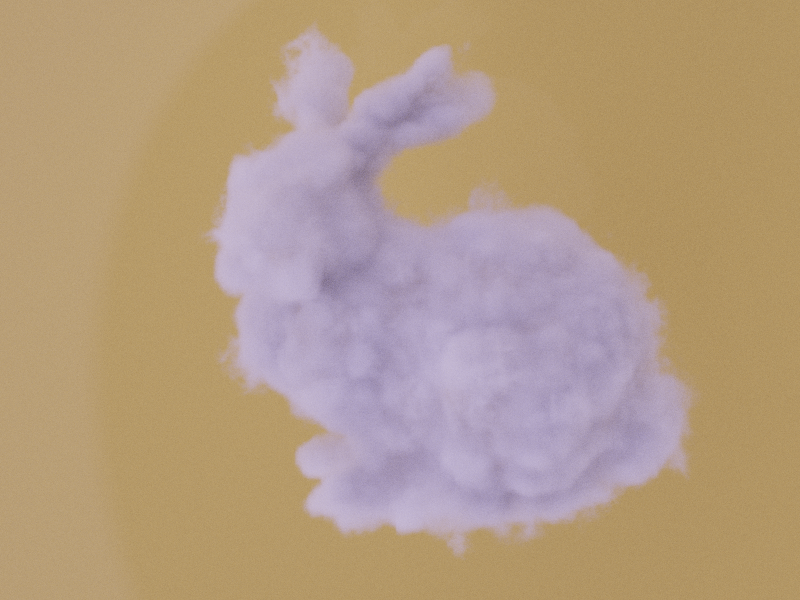

The script that saved this image:
# Bunny Cloud Scene - NanoVDB Volumetric Path Tracing Example
# Uses actual NanoVDB volumetric data from pbrt-v4-scenes for spatially-varying density
#
# This parses the NanoVDB file format directly in Julia and renders with GridMedium + VolPath
using TraceMakie, Makie, Hikari, GeometryBasics, Raycore
using FileIO, AMDGPU
using Zlib_jll

# =============================================================================
# NanoVDB Parser
# =============================================================================

# Zlib stream structure for decompression
mutable struct ZStream
    next_in::Ptr{UInt8}
    avail_in::Cuint
    total_in::Culong
    next_out::Ptr{UInt8}
    avail_out::Cuint
    total_out::Culong
    msg::Ptr{Cchar}
    state::Ptr{Cvoid}
    zalloc::Ptr{Cvoid}
    zfree::Ptr{Cvoid}
    opaque::Ptr{Cvoid}
    data_type::Cint
    adler::Culong
    reserved::Culong
end

ZStream() = ZStream(
    C_NULL, 0, 0,
    C_NULL, 0, 0,
    C_NULL, C_NULL,
    C_NULL, C_NULL, C_NULL,
    0, 0, 0
)

"""
    decompress_zlib(compressed_data::Vector{UInt8}, output_size::Int) -> Vector{UInt8}

Decompress zlib-compressed data.
"""
function decompress_zlib(compressed_data::Vector{UInt8}, output_size::Int)
    output_buffer = Vector{UInt8}(undef, output_size)

    z = Ref(ZStream())
    z[].next_in = pointer(compressed_data)
    z[].avail_in = length(compressed_data)
    z[].next_out = pointer(output_buffer)
    z[].avail_out = output_size

    ret = ccall((:inflateInit_, Zlib_jll.libz), Cint,
                (Ref{ZStream}, Cstring, Cint), z, "1.2.11", sizeof(ZStream))
    ret != 0 && error("inflateInit failed: $ret")

    ret = ccall((:inflate, Zlib_jll.libz), Cint, (Ref{ZStream}, Cint), z, 4)  # Z_FINISH=4
    decompressed_size = z[].total_out
    ccall((:inflateEnd, Zlib_jll.libz), Cint, (Ref{ZStream},), z)

    return output_buffer[1:decompressed_size]
end

"""
    parse_nanovdb(filepath::String) -> (volume::Array{Float32,3}, world_bounds::Tuple)

Parse a NanoVDB file and return the density volume and world bounds.
"""
function parse_nanovdb(filepath::String)
    nvdb_data = read(filepath)
    println("NanoVDB file size: $(length(nvdb_data)) bytes")

    # Find zlib header (0x78 0x9c for default compression)
    compressed_start = 0
    for i in 1:min(500, length(nvdb_data)-1)
        if nvdb_data[i] == 0x78 && nvdb_data[i+1] in (0x01, 0x5e, 0x9c, 0xda)
            compressed_start = i
            break
        end
    end
    compressed_start == 0 && error("Could not find zlib header")
    println("Found zlib header at byte $compressed_start")

    # Decompress grid data
    compressed_data = nvdb_data[compressed_start:end]
    println("Decompressing $(length(compressed_data)) bytes...")
    grid_data = decompress_zlib(compressed_data, 200_000_000)
    println("Decompressed to $(length(grid_data)) bytes")

    # Read world bounds from GridData header (offset 561-608 for world bbox)
    world_bbox = reinterpret(Float64, grid_data[561:608])
    world_min = (Float32(world_bbox[1]), Float32(world_bbox[2]), Float32(world_bbox[3]))
    world_max = (Float32(world_bbox[4]), Float32(world_bbox[5]), Float32(world_bbox[6]))
    println("World bounds: $world_min to $world_max")

    # Read leaf count from TreeData (offset 673 + 32 for node counts)
    # TreeData: 4 uint64 offsets (32 bytes) + 4 uint32 counts (16 bytes)
    tree_offset = 673
    node_counts = reinterpret(UInt32, grid_data[tree_offset+32:tree_offset+47])
    leaf_count = Int(node_counts[1])  # First count is leaf nodes
    println("Found $leaf_count leaf nodes")

    # Each leaf: 12 bytes coords + 4 bytes bbox/flags + 64 bytes mask + 2048 bytes values + 16 bytes stats = 2144 bytes
    leaf_size = 2144

    # Leaf data is at the end of the grid - calculate start from total size
    total_leaf_bytes = leaf_count * leaf_size
    leaf_data_offset = length(grid_data) - total_leaf_bytes + 1
    println("Leaf data starts at offset: $leaf_data_offset")

    # Read all leaf coordinates to get volume bounds
    all_coords = Vector{NTuple{3,Int32}}(undef, leaf_count)
    for i in 0:leaf_count-1
        offset = leaf_data_offset + i * leaf_size
        c = reinterpret(Int32, grid_data[offset:offset+11])
        all_coords[i+1] = (c[1], c[2], c[3])
    end

    min_x, max_x = extrema(c[1] for c in all_coords)
    min_y, max_y = extrema(c[2] for c in all_coords)
    min_z, max_z = extrema(c[3] for c in all_coords)
    println("Leaf coord bounds: X=$min_x:$max_x, Y=$min_y:$max_y, Z=$min_z:$max_z")

    # Create volume array
    vol_size_x = max_x - min_x + 8
    vol_size_y = max_y - min_y + 8
    vol_size_z = max_z - min_z + 8
    println("Creating volume: $vol_size_x x $vol_size_y x $vol_size_z")

    volume = zeros(Float32, vol_size_x, vol_size_y, vol_size_z)

    # Fill volume from leaves
    for leaf_idx in 0:leaf_count-1
        offset = leaf_data_offset + leaf_idx * leaf_size
        cx, cy, cz = reinterpret(Int32, grid_data[offset:offset+11])

        # Read 512 float values (8x8x8 block)
        vals_offset = offset + 80
        vals = reinterpret(Float32, grid_data[vals_offset:vals_offset+2047])

        # Map to volume indices
        base_x = cx - min_x + 1
        base_y = cy - min_y + 1
        base_z = cz - min_z + 1

        # Fill 8x8x8 block (NanoVDB uses x-major ordering)
        idx = 1
        for lx in 0:7
            for ly in 0:7
                for lz in 0:7
                    vx = base_x + lx
                    vy = base_y + ly
                    vz = base_z + lz
                    if 1 <= vx <= vol_size_x && 1 <= vy <= vol_size_y && 1 <= vz <= vol_size_z
                        volume[vx, vy, vz] = vals[idx]
                    end
                    idx += 1
                end
            end
        end
    end

    nonzero = count(x -> x > 0, volume)
    println("Volume filled: $nonzero non-zero voxels")

    return volume, world_min, world_max
end

"""
    downsample_volume(volume::Array{Float32,3}, factor::Int) -> Array{Float32,3}

Downsample volume by averaging blocks.
"""
function downsample_volume(volume::Array{Float32,3}, factor::Int)
    sx, sy, sz = size(volume)
    ds_size = (sx ÷ factor, sy ÷ factor, sz ÷ factor)
    result = zeros(Float32, ds_size...)

    for ix in 1:ds_size[1]
        for iy in 1:ds_size[2]
            for iz in 1:ds_size[3]
                total = 0f0
                count = 0
                for dx in 0:factor-1, dy in 0:factor-1, dz in 0:factor-1
                    x = (ix-1)*factor + dx + 1
                    y = (iy-1)*factor + dy + 1
                    z = (iz-1)*factor + dz + 1
                    if x <= sx && y <= sy && z <= sz
                        total += volume[x, y, z]
                        count += 1
                    end
                end
                result[ix, iy, iz] = total / count
            end
        end
    end

    return result
end

# =============================================================================
# Scene Creation - Matching pbrt-v4 bunny-cloud.pbrt exactly
# =============================================================================

# pbrt scene reference:
# LookAt 00 120 50       7 0 17   0 0 1
# Camera "perspective" "float fov" 25
# Film "rgb" "string sensor" "nikon_d850" "float whitebalance" 5000 "float iso" 90
# Integrator "volpath" "integer maxdepth" 50
#
# LightSource "infinite" "string filename" "textures/sky.exr" "float scale" 4
#   (rotated 10° around X axis)
#
# MakeNamedMedium "foo" "string type" "nanovdb" "string filename" "bunny_cloud.nvdb"
#   "spectrum sigma_s" [200 10 900 10] "spectrum sigma_a" [200 .5 900 .5]
#   (rotated 180° around Z, then 90° around X)
#
# MediumInterface "foo" "" + Material "interface" + Shape "sphere" "float radius" 45
#
# Ground: Material "coateddiffuse" "rgb reflectance" [ .4 .45 .35 ] "float roughness" 0
#         Shape "disk" "float radius" 1000 (translated y=-50)

"""
    create_nanovdb_bunny_scene(nvdb_path::String; resolution=(800,600), downsample=4)

Create a bunny cloud scene from NanoVDB file, matching pbrt-v4 bunny-cloud.pbrt exactly.
"""
function create_nanovdb_bunny_scene(nvdb_path::String;
    resolution=(800, 600),
    downsample=4,
    # pbrt-v4: "spectrum sigma_s" [200 10 900 10]
    # This is piecewise linear spectrum: [λ₁ value₁ λ₂ value₂]
    # For this scene: [200nm→10, 900nm→10] is a flat spectrum (constant value 10)
    # We use scalar since RGBSpectrum gets uplifted at runtime (equivalent to flat spectrum)
    sigma_s=10.0f0,
    # pbrt-v4: "spectrum sigma_a" [200 .5 900 .5]
    # Flat spectrum: constant 0.5 across wavelengths
    sigma_a=0.5f0,
    # Phase function asymmetry parameter (g=0 means isotropic scattering)
    g=0.0f0
)
    # Parse NanoVDB file
    volume, world_min, world_max = parse_nanovdb(nvdb_path)

    # Downsample for practical rendering
    volume_ds = downsample_volume(volume, downsample)
    println("Downsampled to: $(size(volume_ds))")

    # pbrt applies these rotations to the medium:
    # Rotate 180 0 0 1  (180° around Z axis)
    # Rotate 90 1 0 0   (90° around X axis)
    # This effectively: flips X (from 180° Z), then rotates Y->Z, Z->-Y (from 90° X)
    # Combined: (x,y,z) -> (-x, -z, y)

    # Apply the rotation by permuting and flipping the volume axes
    # Original NanoVDB is Y-up. After pbrt rotations:
    # - 180° around Z: (x,y,z) -> (-x,-y,z)
    # - 90° around X: (x,y,z) -> (x,z,-y)
    # Combined: (x,y,z) -> (-x, z, -(-y)) = (-x, z, y)
    # But since we flip axes, we need to reverse those dimensions

    # Actually, let's just match the visual orientation:
    # The bunny should be upright with Z as up in the final scene
    # NanoVDB stores Y-up bunny, so swap Y<->Z
    volume_reoriented = permutedims(volume_ds, (1, 3, 2))
    # Flip X to match the 180° Z rotation (bunny facing correct direction)
    volume_reoriented = reverse(volume_reoriented, dims=1)

    # Compute world bounds after reorientation
    # Original bounds are in Y-up space, convert to Z-up
    new_world_min = Vec3f(-world_max[1], world_min[3], world_min[2])
    new_world_max = Vec3f(-world_min[1], world_max[3], world_max[2])

    # Ensure min < max
    actual_min = Vec3f(min(new_world_min[1], new_world_max[1]),
                       min(new_world_min[2], new_world_max[2]),
                       min(new_world_min[3], new_world_max[3]))
    actual_max = Vec3f(max(new_world_min[1], new_world_max[1]),
                       max(new_world_min[2], new_world_max[2]),
                       max(new_world_min[3], new_world_max[3]))

    # Normalize density
    volume_norm = volume_reoriented ./ maximum(volume_reoriented)

    # Create GridMedium with pbrt-matching sigma values
    # RGBSpectrum(scalar) creates a flat RGB spectrum that gets uplifted to hero wavelengths
    # at runtime via uplift_rgb_unbounded(). This matches pbrt's behavior for flat spectra
    # where DenselySampledSpectrum.Sample(lambda) returns the same value for all wavelengths.
    bounds = Raycore.Bounds3(actual_min, actual_max)
    grid_medium = Hikari.GridMedium(
        volume_norm;
        σ_a = Hikari.RGBSpectrum(sigma_a),
        σ_s = Hikari.RGBSpectrum(sigma_s),
        g = g,
        bounds = bounds
    )

    # Create scene (no default lights - we'll add environment light)
    s = Scene(size=resolution; lights=Makie.AbstractLight[])
    cam3d!(s)

    # Camera setup - matching pbrt exactly:
    # LookAt 00 120 50       7 0 17   0 0 1
    # Camera at (0, 120, 50), looking at (7, 0, 17), up is (0, 0, 1)
    # Camera "perspective" "float fov" 25
    cam_pos = Vec3f(0, 120, 50)
    look_at = Vec3f(7, 0, 17)
    update_cam!(s, cam_pos, look_at, Vec3f(0, 0, 1))

    # Set FOV to match pbrt (25 degrees)
    s.camera_controls.fov[] = 25.0

    # Transparent boundary material for medium interface (pbrt's "interface" material)
    transparent = Hikari.GlassMaterial(
        Kr = Hikari.RGBSpectrum(0f0),
        Kt = Hikari.RGBSpectrum(1f0),
        index = 1.0f0
    )

    # Create sphere geometry for medium boundary (pbrt uses sphere radius 45)
    # The sphere is centered at origin in pbrt
    sphere_mesh = GeometryBasics.normal_mesh(GeometryBasics.Sphere(Point3f(0, 0, 17), 45f0))

    # Volume sphere with medium interface
    volume_material = Hikari.MediumInterface(transparent; inside=grid_medium, outside=nothing)
    mesh!(s, sphere_mesh; material=volume_material)

    # Ground plane - pbrt uses:
    # Translate 0 -50 0
    # Material "coateddiffuse" "rgb reflectance" [ .4 .45 .35 ] "float roughness" 0
    # Shape "disk" "float radius" 1000
    #
    # In pbrt's coordinate system with Z-up: Translate 0 -50 0 moves in -Y direction
    # The disk is perpendicular to Y axis at y=-50

    # Create a large flat quad for the ground at y=-50
    # (disk would be better but quad is simpler and equivalent for large radius)
    ground_size = 1000f0
    ground_y = -50f0
    ground_geo = Rect3f(Vec3f(-ground_size, ground_y - 0.1f0, -ground_size),
                        Vec3f(2*ground_size, 0.2f0, 2*ground_size))

    # CoatedDiffuseMaterial - exact pbrt-v4 port with LayeredBxDF
    # "coateddiffuse" "rgb reflectance" [ .4 .45 .35 ] "float roughness" 0
    ground_material = Hikari.CoatedDiffuseMaterial(
        reflectance = (0.4f0, 0.45f0, 0.35f0),
        roughness = 0f0,  # Smooth coating (specular top layer)
        eta = 1.5f0,      # Default coating IOR (typical for dielectric)
        thickness = 0.01f0
    )
    mesh!(s, ground_geo; material=ground_material)

    # Environment lighting - pbrt uses:
    # Rotate 10 1 0 0  (10° around X axis)
    # LightSource "infinite" "string filename" "textures/sky.exr" "float scale" 4
    sky_path = joinpath(dirname(nvdb_path), "textures", "sky.exr")

    # Load sky.exr and create Makie.EnvironmentLight
    # Makie.EnvironmentLight expects (intensity, image::Matrix{RGBf})
    sky_image = FileIO.load(sky_path)
    # Convert to Matrix{RGBf} and scale by 4.0 (pbrt's scale factor)
    sky_matrix = Matrix{RGBf}(map(c -> RGBf(c.r, c.g, c.b), sky_image))
    env_light = Makie.EnvironmentLight(4.0f0, sky_matrix)
    push_light!(s, env_light)
    println("Loaded environment light from: $sky_path")
    return s
end

"""
    render_nanovdb_bunny(nvdb_path; resolution=(800,600), spp=32, max_depth=50, kwargs...)

Render the NanoVDB bunny cloud scene, matching pbrt-v4 bunny-cloud.pbrt settings.

# pbrt-v4 reference settings:
# - Film "rgb" "string sensor" "nikon_d850" "float whitebalance" 5000 "float iso" 90
# - Camera "perspective" "float fov" 25
# - Integrator "volpath" "integer maxdepth" 50

# Keyword Arguments
- `resolution`: Image resolution (width, height), default (1920, 1080) matching pbrt
- `samples_per_pixel`: Number of samples per pixel, default 32
- `max_depth`: Maximum path depth, default 50 (matches pbrt)
- `exposure`: Exposure multiplier, default 1.0
- `iso`: Film sensor ISO, default 90 (matches pbrt bunny-cloud scene)
- `white_balance`: White balance color temperature in Kelvin, default 5000 (matches pbrt)
- `tonemap`: Tonemapping method (:aces, :reinhard, :filmic, etc.), default :aces
- `gamma`: Gamma correction, default 2.2
- `backend`: Compute backend (Array for CPU), default Array
"""
function render_nanovdb_bunny(nvdb_path::String;
    resolution=(1920, 1080),
    samples_per_pixel=32,
    max_depth=50,
    exposure=1.0f0,
    iso=90f0,
    white_balance=5000f0,
    tonemap=:aces,
    gamma=2.2f0,
    backend=Array,
    kwargs...
)
    # Configure VolPath integrator with pbrt-matching sensor settings
    volpath_config = (
        backend = backend,
        integrator = TraceMakie.VolPath(
            samples_per_pixel=samples_per_pixel,
            max_depth=max_depth
        ),
        exposure = exposure,
        tonemap = tonemap,
        gamma = gamma,
        sensor = Hikari.FilmSensor(iso=iso, white_balance=white_balance),
    )
    TraceMakie.activate!(; volpath_config...)

    # Create and render scene
    scene = create_nanovdb_bunny_scene(nvdb_path; resolution=resolution, kwargs...)
    img = colorbuffer(scene; backend=TraceMakie)

    return img, scene
end

# =============================================================================
# Example Usage - Matching pbrt-v4 bunny-cloud.pbrt
# =============================================================================

# Path to NanoVDB file
nvdb_path = joinpath(@__DIR__, "..", "..", "..", "pbrt-v4-scenes", "bunny-cloud", "bunny_cloud.nvdb")

if !isfile(nvdb_path)
    error("NanoVDB file not found at: $nvdb_path\n" *
            "Please download pbrt-v4-scenes or adjust the path.")
end

println("Rendering NanoVDB bunny cloud (matching pbrt-v4 settings)...")
@time img, scene = render_nanovdb_bunny(
    nvdb_path;
    resolution=(800, 600),      # Lower res for testing (pbrt uses 1920x1080)
    samples_per_pixel=10,
    max_depth=50,               # Matches pbrt
    downsample=2,
    # pbrt-matching parameters (now defaults):
    # sigma_s=10.0, sigma_a=0.5, g=0.0
    # iso=90, , fov=25,
    white_balance=2000,
    backend=ROCArray
)

screen = Makie.getscreen(scene)

Array(Hikari.postprocess!(screen.state.film;
    exposure=0.8f0,
    tonemap=nothing,
    gamma=2.2f0,
    sensor=Hikari.FilmSensor(iso=100, white_balance=5000)
))

# Save result
# output_path = joinpath(@__DIR__, "bunny_cloud_nanovdb.png")
save(output_path, img)
println("Saved to: $output_path")
